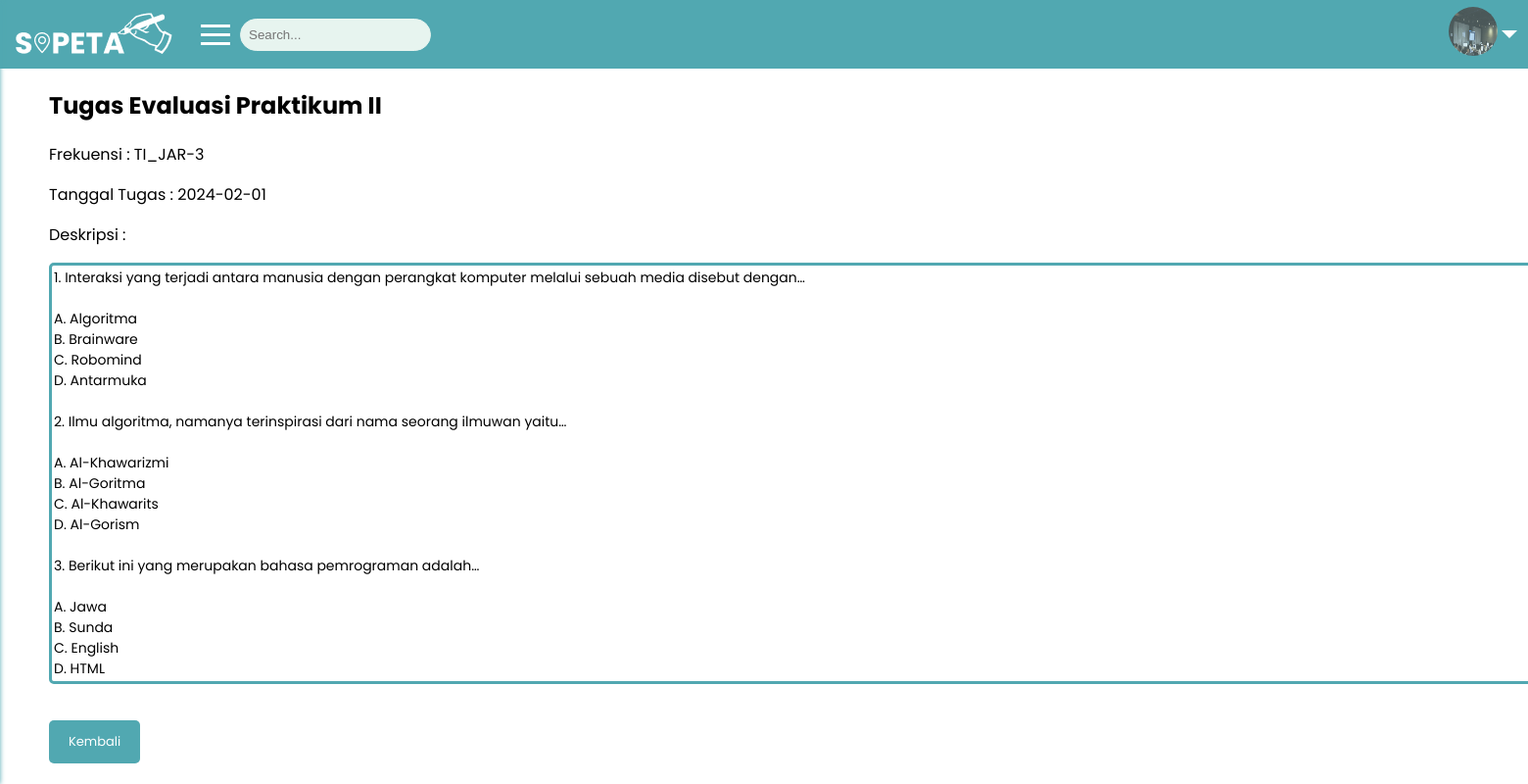
The page /public/Tugas/detailTugas/29 (signed in) on the database its author committed.
### tables this page shows
CREATE TABLE `trx_tugas` (
  `id_tugas` int(11) NOT NULL,
  `nama_tugas` varchar(30) DEFAULT NULL,
  `deskripsi_tugas` text DEFAULT NULL,
  `status_tugas` varchar(10) DEFAULT NULL,
  `tgl_tugas` date NOT NULL,
  `id_frekuensi` int(11) NOT NULL
);

CREATE TABLE `trx_frekuensi` (
  `id_frekuensi` int(11) NOT NULL,
  `nama_frekuensi` varchar(15) NOT NULL,
  `id_dosen` int(11) NOT NULL,
  `id_asisten1` int(11) NOT NULL,
  `id_asisten2` int(11) NOT NULL
);

### app/controllers/Tugas.php (called while the page is built, shortened)
<?php
class Tugas extends Controller {
    public function detailTugas($id_tugas) {
        $data['detailTugas'] = $this->model('Tugas_model')->getDetailTugas($id_tugas);
        $this->view('tugas/detail_tugas', $data);
    }
}

### app/core/App.php (called while the page is built, shortened)
<?php
class App {
    protected $method = 'index';
    protected $params = [];
    public function __construct() {
        $url = $this->parseURL();
        if(!empty($url) && file_exists('../app/controllers/' . $url[0] . '.php')){
            unset($url[0]);
        }
        $this->controller = new $this->controller;
        if(isset($url[1])){
            if(method_exists($this->controller, $url[1])){
                $this->method = $url[1];
                unset($url[1]);
            }
        }
        if(!empty($url)){
            $this->params = array_values($url);
        }
        call_user_func_array([$this->controller, $this->method], $this->params);
    }
    public function parseURL() {
        if (isset($_GET['url'])) {
            $url = rtrim($_GET['url'], '/');
            $url = filter_var($url, FILTER_SANITIZE_URL);
            $url = explode('/', $url);
            return $url;
        }
    }
}

### public/index.php (called while the page is built, shortened)
<?php
$app = new App;

### app/core/Database.php (called while the page is built, shortened)
<?php
class Database {
    private $host = DB_HOST;
    private $user = DB_USER;
    private $password = DB_PASS;
    private $dbname = DB_NAME;
    private $dbh;
    private $stmt;
    public function __construct(){
        $dsn = 'mysql:host=' . $this->host . ';dbname=' . $this->dbname;
        $option = [
            PDO::ATTR_PERSISTENT => true,
            PDO::ATTR_ERRMODE => PDO::ERRMODE_EXCEPTION
        ];
        try {
            $this->dbh = new PDO($dsn, $this->user, $this->password, $option);
        } catch (PDOException $e) {
            die($e->getMessage());
        }
    }
    public function query($query){
        $this->stmt = $this->dbh->prepare($query);
    }
    public function bind($param, $value, $type = null){
        if(is_null($type)){
            switch(true){
                case is_int($value) :
                    $type = PDO::PARAM_INT;
                    break;
                case is_null($value) :
                    $type = PDO::PARAM_NULL;
                    break;
                default :
                    $type = PDO::PARAM_STR;
            }
        }
        $this->stmt->bindValue($param, $value, $type);
    }
    public function execute(){
        $this->stmt->execute();
    }
    public function single(){
        $this->execute();
        return $this->stmt->fetch(PDO::FETCH_ASSOC);
    }
}

### app/models/Tugas_model.php (called while the page is built, shortened)
<?php
class Tugas_model {
    private $db;
    public function __construct(){
        $this->db = new Database;
    }
    public function getFrekuensiById($id_frekuensi) {
        try {
            $query = "SELECT nama_frekuensi FROM trx_frekuensi WHERE id_frekuensi = :id_frekuensi";
            $this->db->query($query);
            $this->db->bind(':id_frekuensi', $id_frekuensi);
            return $this->db->single();
        } catch (\Throwable $th) {
            echo 'Error: ' . $th->getMessage();
        }
    }
    public function getDetailTugas($id_tugas) {
        $query = "SELECT * FROM trx_tugas WHERE id_tugas = :id_tugas";
        $this->db->query($query);
        $this->db->bind(':id_tugas', $id_tugas);
        return $this->db->single();
    }
}

### app/views/tugas/detail_tugas.php (the view, shortened to what this page needs)
<?php if ($_SESSION['role'] == 'Administrator'|| $_SESSION['role'] == 'Praktikan') { ?>
    <div class="content">
        <div class="detail" style="margin-top:70px;" >
            <h2><?= $data['detailTugas']['nama_tugas']; ?></h2>
            <p>Frekuensi :
                <?php
                $namafrekuensi = $this->model('Tugas_model')->getFrekuensiById($data['detailTugas']['id_frekuensi']);
                echo $namafrekuensi['nama_frekuensi'];
                ?>
            </p>
            <p>Tanggal Tugas : <?= $data['detailTugas']['tgl_tugas']; ?></p>
            <p>Deskripsi : </p>
            <textarea  style="font-family: poppins;font-size: 14px;border:3px solid;border-color:#51A8B1;border-radius:5px" name="detailTugas" id="" cols="200" rows="20" readonly><?= $data['detailTugas']['deskripsi_tugas']; ?></textarea>
            <div class="buttons" style="padding-left: 0px;">
                <a href="<?= BASEURL; ?>/tugas/index" class="kembali">Kembali</a>
            </div>
        </div>
    </div>
<?php }?>

### public/css/style.css (style rules this page uses)
body { font-family: poppins; margin: 0; padding: 0; }
a { color: #51A8B1; text-decoration: none; display: block; margin-top: 30px; font-size: 13px; }
.detail { max-width: 600px; text-align: left; padding-left: 30px; }
.buttons { max-width: 600px; text-align: left; padding-left: 10px; }
.kembali { display: inline-block; padding: 12px 20px; text-align: center; text-decoration: none; background-color: #51A8B1; color: #ffffff; border: none; border-radius: 5px; cursor: pointer; }

### public/css/style2.css (style rules this page uses)
body { margin: 0; font-family: 'Poppins', sans-serif; }
.content { margin-left: 0; padding: 20px; }

### rows shown on the page
trx_tugas: nama_tugas "Tugas Evaluasi Praktikum II", tgl_tugas "2024-02-01", detailTugas "1. Interaksi yang terjadi antara manusia dengan perangkat komputer melalui sebuah media disebut dengan… A. Algoritma B. Brainware C. Robomind D. Antarmuka 2. Ilmu algoritma, namanya terinspirasi dari nama seorang ilmuwan yaitu… A. Al-Khawarizmi B. Al-Goritma C. Al-Khawarits D. Al-Gorism 3. Berikut ini yang merupakan bahasa pemrograman adalah… A. Jawa B. Sunda C. English D. HTML"
trx_frekuensi: nama_frekuensi "TI_JAR-3"
